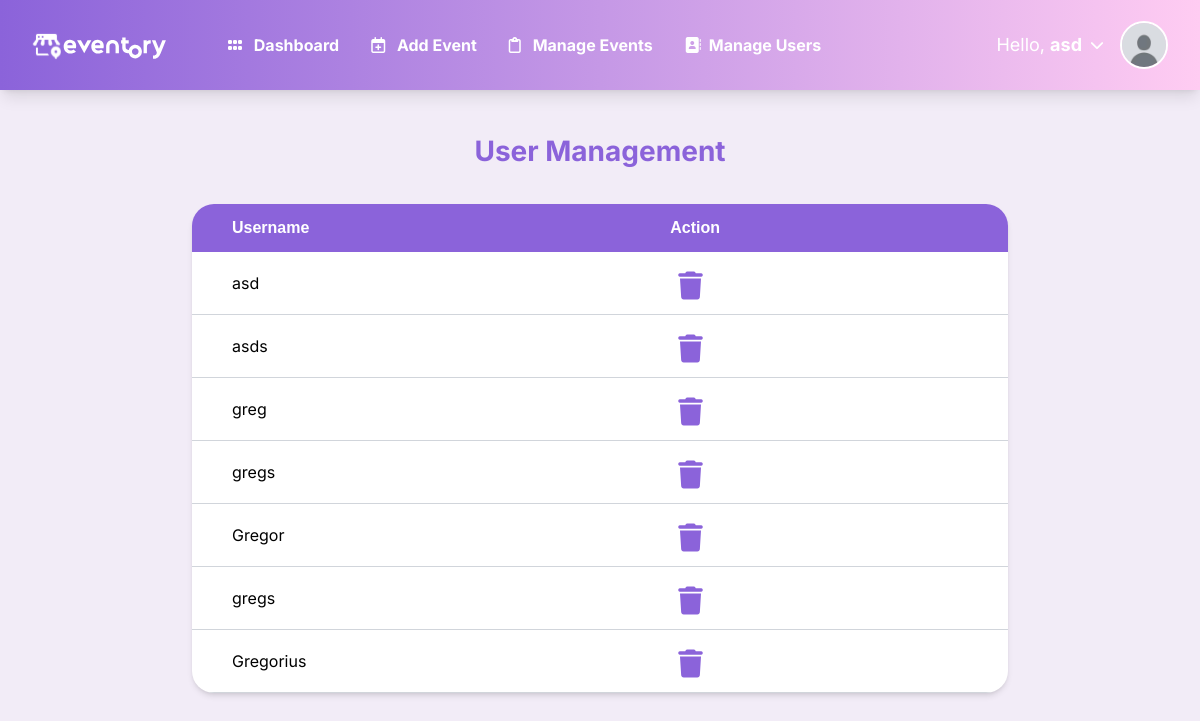
The app's page /admin/view_users.php (signed in) with its own data.
### tables this page shows
CREATE TABLE `users` (
  `id` int(11) NOT NULL,
  `name` varchar(255) NOT NULL,
  `email` varchar(255) NOT NULL,
  `password` varchar(255) NOT NULL,
  `role` enum('admin','user') DEFAULT 'user',
  `created_at` timestamp NOT NULL DEFAULT current_timestamp(),
  `profile_picture` varchar(255) NOT NULL,
  `reset_token` varchar(255) NOT NULL,
  `reset_expiry` datetime DEFAULT NULL
);

### public_html/admin/view_users.php (the view, shortened to what this page needs)
<?php
require '../includes/db_connection.php';
$stmt = $pdo->query("SELECT id, name FROM users");
$users = $stmt->fetchAll();
?>
<?php include '../includes/navbar.php'; ?>
<!DOCTYPE html>
<html lang="en">
<head>
    <script src="https://cdn.tailwindcss.com"></script>
</head>
<body class="bg-lilac min-h-screen">
    <div class="w-full flex flex-col items-center justify-center mb-8">
        <h1 class="text-center text-[28px] font-inter font-bold text-[#8B63DA] mb-8 mt-10">User Management</h1>
        <div class="w-full max-w-4xl px-10">
            <table class="table-auto p-6 w-full bg-white rounded-[22px] overflow-hidden shadow-md mx-auto">
                <thead class="">
                    <tr class="bg-[#8B63DA]">
                        <th class="ps-10 py-3 text-left text-white font-rethink">Username</th>
                        <th class="ps-16 py-3 text-left text-white font-rethink">Action</th>
                    </tr>
                </thead>
                <tbody>
                    <?php foreach ($users as $user): ?>
                        <tr class="border-b border-gray-300 p-4 ">
                            <td class="ps-10 py-3 text-black font-rethink">
                                <p class="font-inter">
                                    <?= htmlspecialchars($user['name']) ?>
                                </p>
                            </td>
                            <td class="px-4 py-3">
                                <button class="ms-14" onclick="showPopup(<?= $user['id'] ?>)">
                                    <i class="fa-solid fa-trash text-lilac text-[28px] mt-2"></i>
                                </button>
                            </td>
                        </tr>
                    <?php endforeach; ?>
                </tbody>
            </table>
        </div>
    </div>
</body>
</body>
</html>

### public_html/includes/navbar.php (shortened to what this page needs)
<?php
require '../includes/db_connection.php';
$stmt = $pdo->prepare("SELECT * FROM users WHERE id = ?");
$stmt->execute([$_SESSION['user_id']]);
$user = $stmt->fetch();
$default_picture = 'default.jpg';
if (empty($user['profile_picture']) || !file_exists($user['profile_picture'])) {
    $user['profile_picture'] = $default_picture;
}
?>
<!DOCTYPE html>
<html lang="en">
<head>
    <script src="https://cdn.tailwindcss.com"></script>
</head>
<body class="bg-[#F2ECF7] font-inter">
    <nav class="bg-gradient-to-r from-[#8B63DA] via-[#C598E6] to-[#FFCCF2] shadow-lg">
        <div class="max-w-7xl mx-auto px-4 sm:px-6 lg:px-8">
            <div class="flex items-center justify-between h-[90px]">
                <div class="flex items-center space-x-8">
                    <a href="#" class="text-white font-bold text-xl flex-shrink-0">
                        <img class="w-[140px]" src="../assets/images/logo.svg" alt="Logo">
                    </a>
                    <div class="hidden md:flex space-x-8 font-bold text-white transition">
                        <?php if (isset($_SESSION['role'])): ?>
                            <?php if ($_SESSION['role'] === 'admin'): ?>
                                <a href="dashboard.php" class="hover:text-white transition ms-6">
                                    <i class="fa-solid fa-grip me-2"></i>
                                    <span class="">Dashboard</span></a>
                                <a href="add_event.php" class="hover:text-white transition">
                                    <i class="fa-regular fa-calendar-plus"></i>
                                    <span class="ms-2">Add Event</span>
                                </a>
                                <a href="manage_events.php" class="hover:text-white transition">
                                <i class="fa-regular fa-clipboard me-2"></i>
                                Manage Events</a>
                                <a href="view_users.php" class="hover:text-white transition"><i class="fa-solid fa-address-book me-2"></i>Manage Users</a>
                            <?php endif; ?>
                        <?php endif; ?>
                    </div>
                </div>
                    <div id="user-menu-toggle" class="hidden md:flex items-center cursor-pointer">
                        <span class="text-white text-lg mx-2">Hello, <b><?= htmlspecialchars($user['name']) ?></b></span>
                        <i class="fas fa-chevron-down text-white text-sm me-4"></i>
                        <img src="../assets/images/profile_pictures/<?= htmlspecialchars($user['profile_picture']) ?>?<?= time() ?>" class="h-12 w-12 rounded-full border-2 border-white" alt="Profile">
                    </div>
            </div>
        </div>
    </nav>
</body>
</html>

### public_html/admin/view_users.php (style rules this page uses)
.font-inter { font-family: 'Inter', sans-serif; }
.font-rethink { font-family: 'RethinkSans', sans-serif; }

### records on screen
users: name "asd"
users: name "asds"
users: name "greg"
users: name "gregs"
users: name "Gregor"
users: name "gregs"
users: name "Gregorius"
